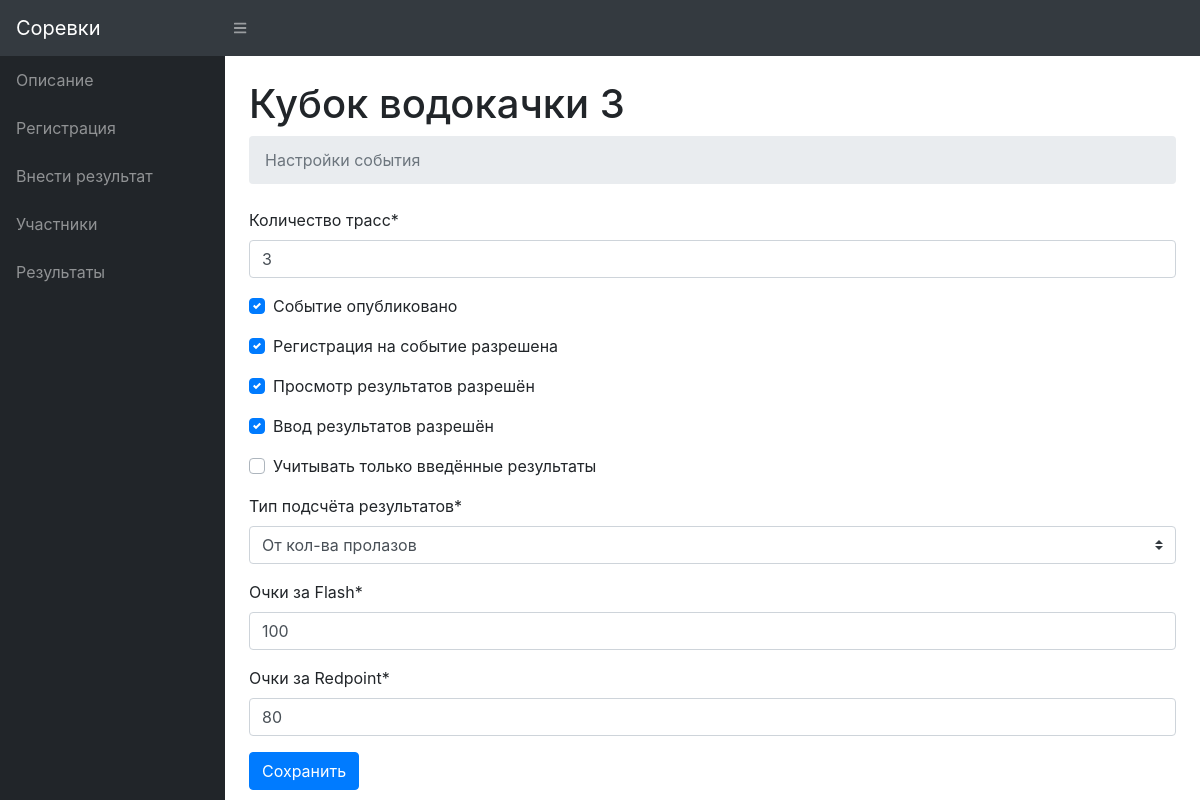
The page /e/1/admin_settings/ on the database as committed earlier.
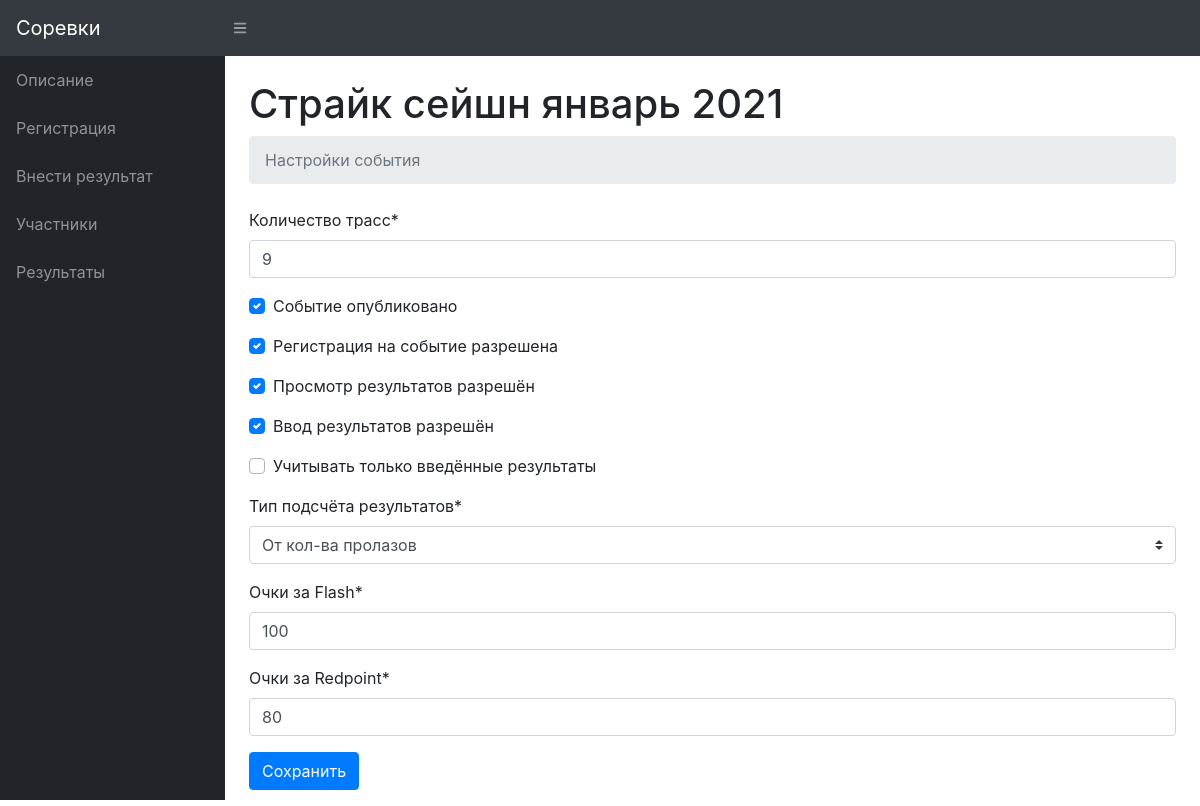
The same page on the database as committed later.
### events/models.py (models this page shows)
class Event(models.Model):
    title = models.CharField(max_length=128)
    date = models.DateField(null=True)
    poster = models.ImageField(upload_to=settings.MEDIA_POSTERS_DIR, blank=True, null=True)
    description = models.TextField(null=True)
    routes_num = models.IntegerField(null=True)
    is_published = models.BooleanField(default=False)
    is_registration_open = models.BooleanField(default=False)
    is_results_allowed = models.BooleanField(default=False)
    is_enter_result_allowed = models.BooleanField(default=False)
    is_count_only_entered_results = models.BooleanField(default=False)
    SCORE_SIMPLE_SUM = 'SUM'
    SCORE_PROPORTIONAL = 'PROP'
    SCORE_TYPE = [
        (SCORE_SIMPLE_SUM, 'Сумма баллов'),
        (SCORE_PROPORTIONAL, 'От кол-ва пролазов'),
    ]
    score_type = models.CharField(max_length=4, choices=SCORE_TYPE, default=SCORE_SIMPLE_SUM)
    flash_points = models.IntegerField(default=100)
    redpoint_points = models.IntegerField(default=80)

### events/views.py (the view, shortened to what this page needs)
# urls.py: path('e/<int:event_id>/admin_settings/', views.EventAdminSettingsView.as_view(), name='event_admin_settings'),
class EventAdminSettingsView(views.View):
    @staticmethod
    def get(request, event_id):
        event = Event.objects.get(id=event_id)
        return render(
            request=request,
            template_name='events/event-admin-settings.html',
            context={
                'event': event,
                'form': EventAdminSettingsForm(instance=event),
            }
        )

### events/forms.py
class EventAdminSettingsForm(forms.ModelForm):
    def __init__(self, *args, **kwargs):
        super().__init__(*args, **kwargs)
        self.helper = FormHelper()
        self.helper.form_method = 'post'
        self.helper.add_input(Submit('submit', 'Сохранить'))
    class Meta:
        model = Event
        fields = [
            'routes_num',
            'is_published',
            'is_registration_open',
            'is_results_allowed',
            'is_enter_result_allowed',
            'is_count_only_entered_results',
            'score_type',
            'flash_points',
            'redpoint_points',
        ]
        labels = {
            'routes_num': 'Количество трасс',
            'is_published': 'Событие опубликовано',
            'is_registration_open': 'Регистрация на событие разрешена',
            'is_results_allowed': 'Просмотр результатов разрешён',
            'is_enter_result_allowed': 'Ввод результатов разрешён',
            'is_count_only_entered_results': 'Учитывать только введённые результаты',
            'score_type': 'Тип подсчёта результатов',
            'flash_points': 'Очки за Flash',
            'redpoint_points': 'Очки за Redpoint',
        }

### events/templates/events/event-admin-settings.html
{% extends 'events/event-base.html' %}
{% load crispy_forms_tags %}
{% block title %}
Настройки события
{% endblock %}
{% block content %}
{% crispy form %}
{% endblock %}

### events/templates/events/event-base.html
{% extends 'events/base.html' %}
{% block container %}
<h1 class="mt-4">{{ event.title }}</h1>
<ol class="breadcrumb mb-4">
  <li class="breadcrumb-item active">
    {% block title %} {% endblock %}
  </li>
</ol>
<section class="tab-pane fade show active">
  {% block content %} {% endblock %}
</section>
{% endblock %}

Rows that differ between the two databases and show on the page:
changed Event "От кол-ва пролазов": title "Кубок водокачки 3" → "Страйк сейшн январь 2021"; routes_num "3" → "9"
